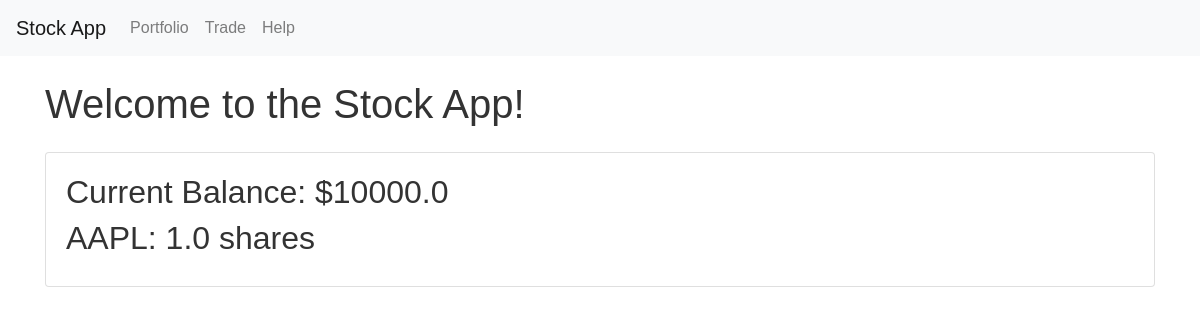
Before: / with the older database file.
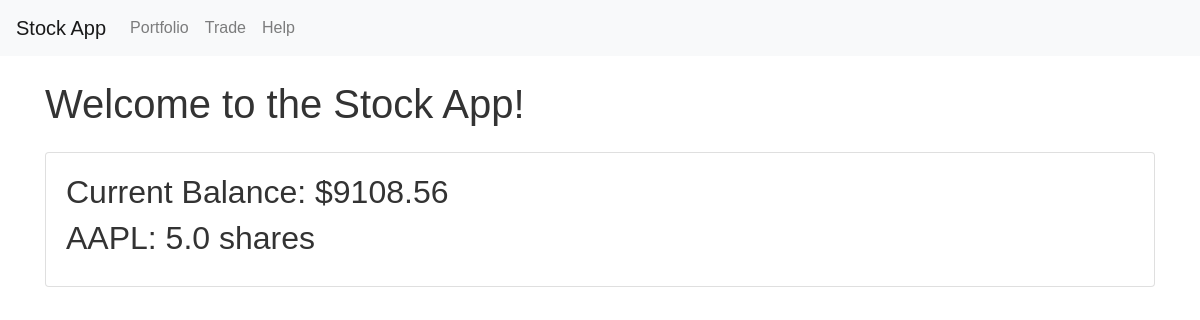
After: the same page with the newer database file.
### models.py (models this page shows)
class Balance(db.Model):
    id = db.Column(db.Integer, primary_key=True)
    amount = db.Column(db.Float, nullable=False)

class Stock(db.Model):
    id = db.Column(db.Integer, primary_key=True)
    symbol = db.Column(db.String(10), nullable=False)
    quantity = db.Column(db.Float, nullable=False)
    purchase_price = db.Column(db.Float, nullable=False)

### app.py (the view)
@app.route("/")
def index():
    stock = Stock.query.first()
    balance = Balance.query.first()
    if not stock or not balance:
        flash('No stock or balance data available.', 'danger')
    return render_template('index.html', stock=stock, balance=balance)

### templates/index.html (shortened to what this page needs)
{% extends "base.html" %}
{% block content %}
<h1 class="mt-4">Welcome to the Stock App!</h1>
<div class="card mt-4">
    <div class="card-body">
        <h2>Current Balance: ${{ balance.amount }}</h2>
        <h2>{{ stock.symbol }}: {{ stock.quantity }} shares</h2>
    </div>
</div>
{% endblock %}

### templates/base.html (shortened to what this page needs)
<!DOCTYPE html>
<html lang="en">
<head>
    <link rel="stylesheet" href="https://stackpath.bootstrapcdn.com/bootstrap/4.5.2/css/bootstrap.min.css">
    <link rel="stylesheet" href="{{ url_for('static', filename='styles.css') }}">
</head>
<body>
    <nav class="navbar navbar-expand-lg navbar-light bg-light">
        <a class="navbar-brand" href="{{ url_for('index') }}">Stock App</a>
        <div class="collapse navbar-collapse" id="navbarNav">
            <ul class="navbar-nav">
                <li class="nav-item">
                    <a class="nav-link" href="{{ url_for('index') }}">Portfolio</a>
                </li>
                <li class="nav-item">
                    <a class="nav-link" href="{{ url_for('trade') }}">Trade</a>
                </li>
                <li class="nav-item">
                    <a class="nav-link" href="{{ url_for('help') }}">Help</a>
                </li>
            </ul>
        </div>
    </nav>
    <div class="container mt-4">
        {% block content %}{% endblock %}
    </div>
</body>
</html>

### static/styles.css (style rules this page uses)
body { font-family: Arial, sans-serif; margin: 0; padding: 0; }
h1, h2, h3 { color: #333; }
.card { margin-bottom: 20px; }

Changed rows visible on the page:
changed Balance: amount "10000.0" → "9108.56"
changed Stock "AAPL": quantity "1.0" → "5.0"
